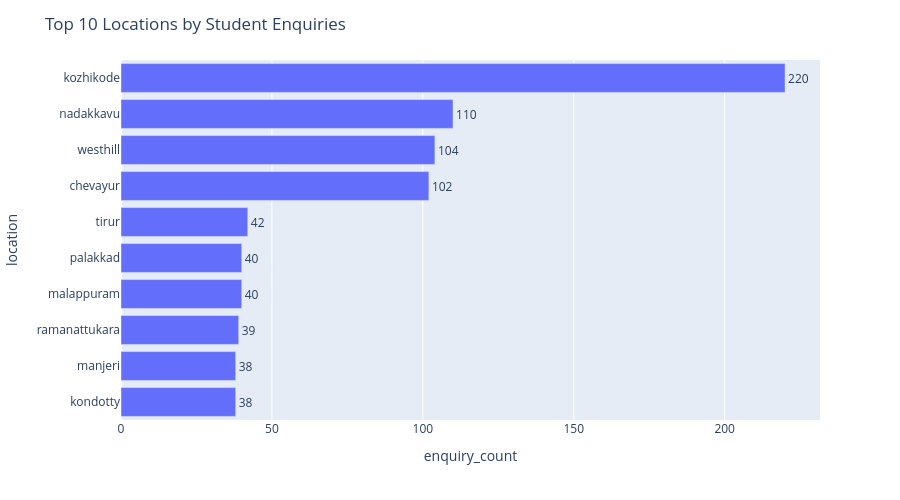

The notebook cell saved with this chart:
### Code cell
import plotly.express as px

fig = px.bar(
    top10,
    x="enquiry_count",
    y="location",
    orientation="h",
    text="enquiry_count",
)

fig.update_layout(
    title="Top 10 Locations by Student Enquiries",
    yaxis=dict(autorange="reversed"),
    height=500
)

fig.update_traces(textposition="outside")

fig.show()

### Figure 1 — Plotly figure (JSON) as saved in the notebook; plotly's stock layout.template omitted (floating-point values rounded to 4 significant figures)
{"data": [{"alignmentgroup": "True", "hovertemplate": "enquiry_count=%{text}<br>location=%{y}<extra></extra>", "legendgroup": "", "marker": {"color": "#636efa", "pattern": {"shape": ""}}, "name": "", "offsetgroup": "", "orientation": "h", "showlegend": false, "text": [220, 110, 104, 102, 42, 40, 40, 39, 38, 38], "textposition": "outside", "type": "bar", "x": [220, 110, 104, 102, 42, 40, 40, 39, 38, 38], "xaxis": "x", "y": ["kozhikode", "nadakkavu", "westhill", "chevayur", "tirur", "palakkad", "malappuram", "ramanattukara", "manjeri", "kondotty"], "yaxis": "y"}], "layout": {"barmode": "relative", "height": 500, "legend": {"tracegroupgap": 0}, "margin": {"t": 60}, "title": {"text": "Top 10 Locations by Student Enquiries"}, "xaxis": {"anchor": "y", "domain": [0, 1], "title": {"text": "enquiry_count"}}, "yaxis": {"anchor": "x", "autorange": "reversed", "domain": [0, 1], "title": {"text": "location"}}}}
